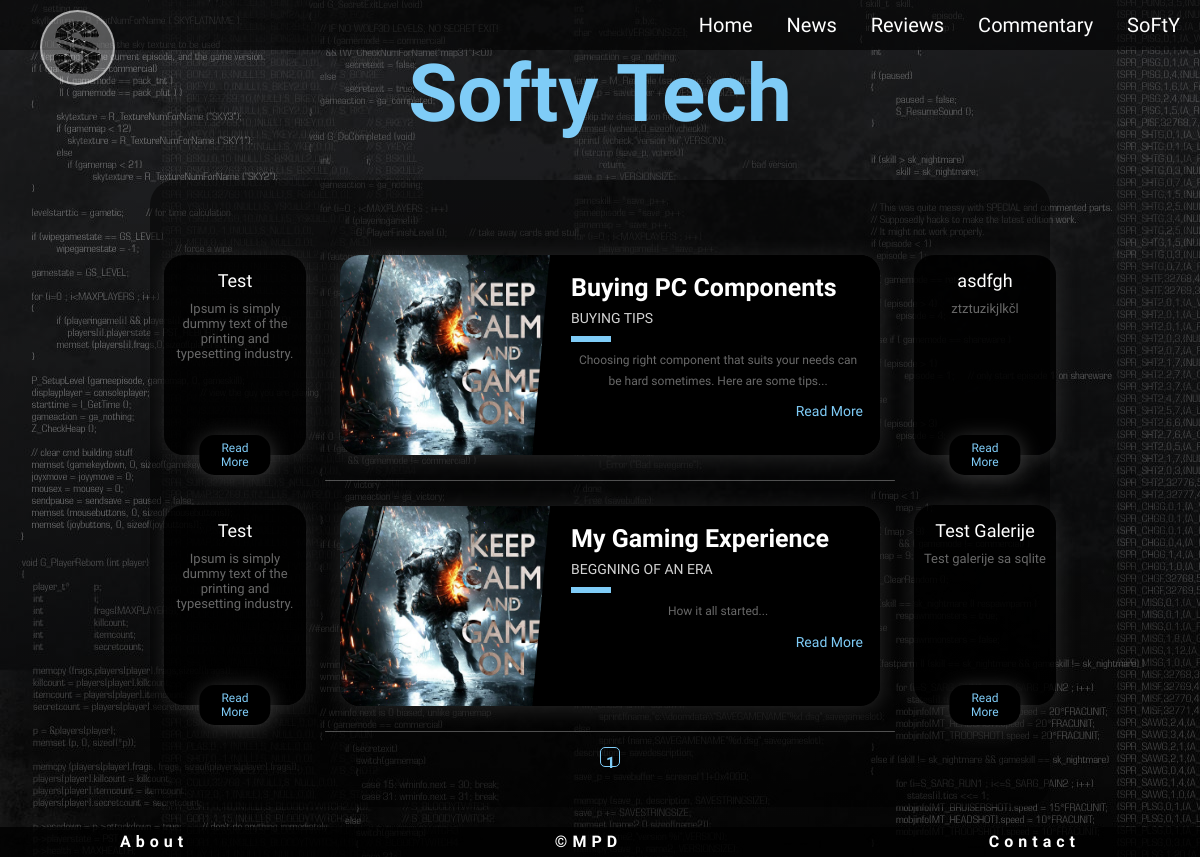
Screenshot of /commentary (signed in) with the database file from the repository.
### flaskblog/models.py (models this page shows, shortened)
class User(db.Model, UserMixin):
    __tablename__ = 'users'
    id = db.Column(db.Integer, primary_key=True)
    username = db.Column(db.String(15), unique=True, nullable=False)
    email = db.Column(db.String(30), unique=True, nullable=False)
    email_confirmed_at = db.Column(db.DateTime(), default=datetime.utcnow)
    password = db.Column(db.String(60), nullable=False)
    roles = db.relationship('Role', secondary='user_roles')
    comments = db.relationship('Comment', backref = 'user', lazy= 'dynamic')
    active = db.Column(db.Boolean(), default=True)

class Post(db.Model):
    __searchable__ = ['title', 'content']
    id = db.Column(db.Integer, primary_key=True)
    title = db.Column(db.String(30), nullable=False)
    subtitle = db.Column(db.String(30), nullable=False)
    description = db.Column(db.Text, nullable=False)
    slug = db.Column(db.String(30), nullable=False)
    headImg = db.Column(db.String(50), nullable=False, default='default.jpg')
    category = db.Column(db.String(30), nullable=False)
    language = db.Column(db.String(30), nullable=False)
    author = db.Column(db.String(30), nullable=False)
    date_posted = db.Column(db.DateTime, nullable=False, default=datetime.utcnow)
    content = db.Column(db.Text, nullable=False)
    comments = db.relationship('Comment', backref = 'post', lazy= 'dynamic')

### flaskblog/main/routes.py (the view)
@main.route("/commentary")
def commentary():
    page = request.args.get('page', 1, type=int)
    posts = Post.query.filter_by(category="Commentary").order_by(Post.date_posted.desc()).paginate(page=page, per_page=2)
    news = Post.query.order_by(Post.date_posted.desc()).filter_by(category="News").first()
    reviews = Post.query.order_by(Post.date_posted.desc()).filter_by(category="Reviews").first()
    return render_template('commentary.html', title='Commentary', posts=posts, news=news, reviews=reviews)

### flaskblog/templates/commentary.html (shortened to what this page needs)
{% extends "base.html" %}
{% block content %}
<div class="mainContent">
    <div class="main">
        {% for post in posts.items %}
            {% include 'includes/blogPost.html' %}
        {% endfor %}
        <div class="pagination">
            {% for page_num in posts.iter_pages(left_edge=1, right_edge=1, left_current=1, right_current=2) %}
            {% if page_num %}
            {% if posts.page == page_num %}
            <a class="pageBtn currentPageBtn" href="{{ url_for('main.commentary', page=page_num) }}">{{ page_num }}</a>
            {% else %}
            <a class="pageBtn" href="{{ url_for('main.commentary', page=page_num) }}">{{ page_num }}</a>
            {% endif %}
            {% else %}
            ...
            {% endif %}
            {% endfor %}
        </div>
    </div>
    <div class="leftSide">
        <div class="sideDiv">
            <h5>Test</h5>
            <p> Ipsum is simply dummy text of the printing and typesetting
                industry. </p>
            <button class="sideDivBtn" type="button">Read More</button>
        </div>
        <div class="sideDiv">
            <h5>Test</h5>
            <p> Ipsum is simply dummy text of the printing and typesetting
                industry.</p>
            <button class="sideDivBtn" type="button">Read More</button>
        </div>
    </div>
    <div class="rightSide">
        <div class="sideDiv">
            <h5>{{ news.title }}</h5>
            <p>{{ news.description }}</p>
            <button class="sideDivBtn" type="button" onclick="window.location.href='{{ url_for('main.post', slug=news.slug) }}'">Read
                More</button>
        </div>
        <div class="sideDiv">
            <h5>{{ reviews.title }}</h5>
            <p>{{ reviews.description }}</p>
            <button class="sideDivBtn" type="button" onclick="window.location.href='{{ url_for('main.post', slug=reviews.slug) }}'">Read
                More</button>
        </div>
    </div>
</div>
{% endblock %}

### flaskblog/templates/includes/header.html (shortened to what this page needs)
<header>
    <div class="navbar">
        <a href="/" id="logo"></a>
        <div class="menu">
            <a class="menuBtn" href="{{ url_for('main.home') }}">Home</a>
            <a class="menuBtn" href="{{ url_for('main.news') }}">News</a>
            <a class="menuBtn" href="{{ url_for('main.reviews') }}">Reviews</a>
            <a class="menuBtn" href="{{ url_for('main.commentary') }}">Commentary</a>
            {% if current_user.is_authenticated %}
                {% if current_user.roles[0].name == 'Admin' %}
                    <a id="loginBtn" class="menuBtn" href="{{ url_for('users.admin') }}">{{ current_user.username }}</a>
                {% endif %}
            {% else %}
                <a id="loginBtn" class="menuBtn" href="{{ url_for('users.login') }}">Sign in</a>
            {% endif %}
        </div>
    </div>
    <div class="title" id="titleID">
        <h1>Softy Tech</h1>
    </div>
</header>

### flaskblog/templates/includes/blogPost.html (shortened to what this page needs)
<div class="blog-card" onclick="window.location.href='{{url_for('main.post', slug=post.slug)}}'">
    <div class="photo photo1"><img src="{{ url_for('static', filename='upload/media/images/head_Images/' + post.headImg) }}" alt=""></div>
    <div class="description">
        <h1>{{ post.title }}</h1>
        <h2>{{ post.subtitle }}</h2>
        <p class="summary">{{ post.description }}</p>
        <a href="{{ url_for('main.post', slug=post.slug) }}">Read More</a>
    </div>
</div>
<div class="spacer"></div>

### flaskblog/static/css/header.css (style rules this page uses)
#logo { background: rgba(255, 255, 255, 0.3); background-image: url(images/SoftyTech.png); background-size: contain; float: left; height: 75px; width: 75px; margin: 10px 0 0 50px; border: solid rgba(255, 255, 255, 0.5) 2px; border-radius: 50%; position: fixed; top: 0; left: -10px; }
.navbar { height: 50px; overflow: hidden; display: flex; align-items: center; vertical-align: middle; background: rgba(0, 0, 0, .6); width: 100%; position: fixed; top: 0; right: 0; z-index: 1; }
.menu { position: absolute; right: 5px; transition: 1s all; }
.menu a { color: white; font-family: 'Orbitron'; font-size: 20px; text-decoration: none; padding: 6px 15px; overflow: hidden; transition: all .5s; text-transform: capitalize; }
#loginBtn { cursor: pointer; }
.menuBtn { position: relative; }
.title { width: 80%; height: 100px; margin: 30px auto 0 auto; text-align: center; }
#titleID h1 { margin: 0; padding: 0; color: #7FCCF7; font-size: 80px; font-family: 'Orbitron'; font-weight: bolder; line-height: 1.6; }

### flaskblog/static/css/glavni.css (style rules this page uses)
body { background-color: black; background: linear-gradient(to bottom right, rgba(0, 0, 0, .4), rgba(0, 0, 0, .5)), url(images/background.jpg) fixed; margin: 5px 0 5px 0; }
.sideDiv { color: white; text-align: center; background-color: rgba(0, 0, 0, .8); width: 95%; height: 200px; margin: 50px auto; border-radius: 20px; position: relative; -webkit-box-shadow: 1px 3px 20px 5px 0px rgba(71, 71, 71, .5); -moz-box-shadow: 1px 3px 20px 0px rgba(71, 71, 71, .5); box-shadow: 1px 3px 20px 0px rgba(71, 71, 71, .5); }
.sideDiv p { padding: 10px 5px; font-family: 'Work Sans', sans-serif; font-size: 13px; color: dimgray; transition: .5s; }
.sideDiv h5 { font-size: 18px; font-weight: 500; padding: 0; padding-top: 15px; margin: 0; margin-top: 10px; font-family: 'Orbitron'; transition: .5s; }
.sideDivBtn { cursor: pointer; background-color: black; color: #7FCCF7; font-size: 12px; font-family: 'Orbitron'; font-weight: 500; -webkit-box-shadow: 1px 3px 20px 5px 0px rgba(71, 71, 71, .8); -moz-box-shadow: 1px 3px 20px 0px rgba(71, 71, 71, .8); box-shadow: 1px 3px 20px 0px rgba(71, 71, 71, .8); border: none; border-radius: 15px; padding: 0 10px; height: 40px; position: absolute; bottom: -20px; left: 50%; transform: translate(-50%, 0px); }
.sideDivBtn:before { content: ''; width: 25px; height: 25px; border-radius: 50%; background-color: #7FCCF7; opacity: .5; }
.sideDivBtn:after { transition: all 0.3s ease; -webkit-transition: all 0.3s ease; content: "\f061"; font-family: FontAwesome; margin-left: -10px; opacity: 0; vertical-align: middle; }
.pagination { margin: 0 auto; padding: 5px; border: none; border-radius: 15px; color: white; text-align: center; }
.pageBtn { display: inline-block; font-family: 'Orbitron'; color: white; font-size: 16px; text-decoration: none; font-weight: bold; text-align: center; padding: 5px; width: 20px; height: 20px; background-color: transparent; border: solid 1px #bbb; border-radius: 5px; }
.currentPageBtn { color: #7FCCF7; border: solid 1.3px #7FCCF7; border-radius: 5px; }
.pageBtn:first-child { margin-left: 20px; }
.pageBtn:last-child { margin-right: 20px; }
@media only screen and (min-width : 950px) { .main { height: auto; min-width: 600px; max-width: 600px; margin: 50px auto 30px auto; grid-column: 2/3; } }
@media only screen and (min-width : 950px) { .leftSide { grid-column: 1/2; grid-row: 1/2; margin-top: 25px; } }
@media only screen and (min-width : 950px) { .rightSide { grid-column: 3/4; grid-row: 1/2; margin-top: 25px; } }
@media only screen and (min-width : 950px) { .mainContent { display: grid; grid-template-columns: 150px 1fr 150px; width: 900px; margin: 50px auto; padding: 0 10px; border-radius: 25px; background-color: rgba(0, 0, 0, .5); } }

### flaskblog/static/css/sliderStyle.css (style rules this page uses)
* { padding: 0; margin: 0; box-sizing: border-box; }

### rows the page displays
User: username "SoFtY"
Post: headImg (placeholder picture), title "Buying PC Components", subtitle "BUYING TIPS", description "Choosing right component that suits your needs can be hard sometimes. Here are some tips..."
Post: headImg (placeholder picture), title "My Gaming Experience", subtitle "BEGGNING OF AN ERA", description "How it all started..."
Post: title "asdfgh", description "ztztuzikjlkčl"
Post: title "Test Galerije", description "Test galerije sa sqlite"

### other values shown
{{ page_num }} "1"
